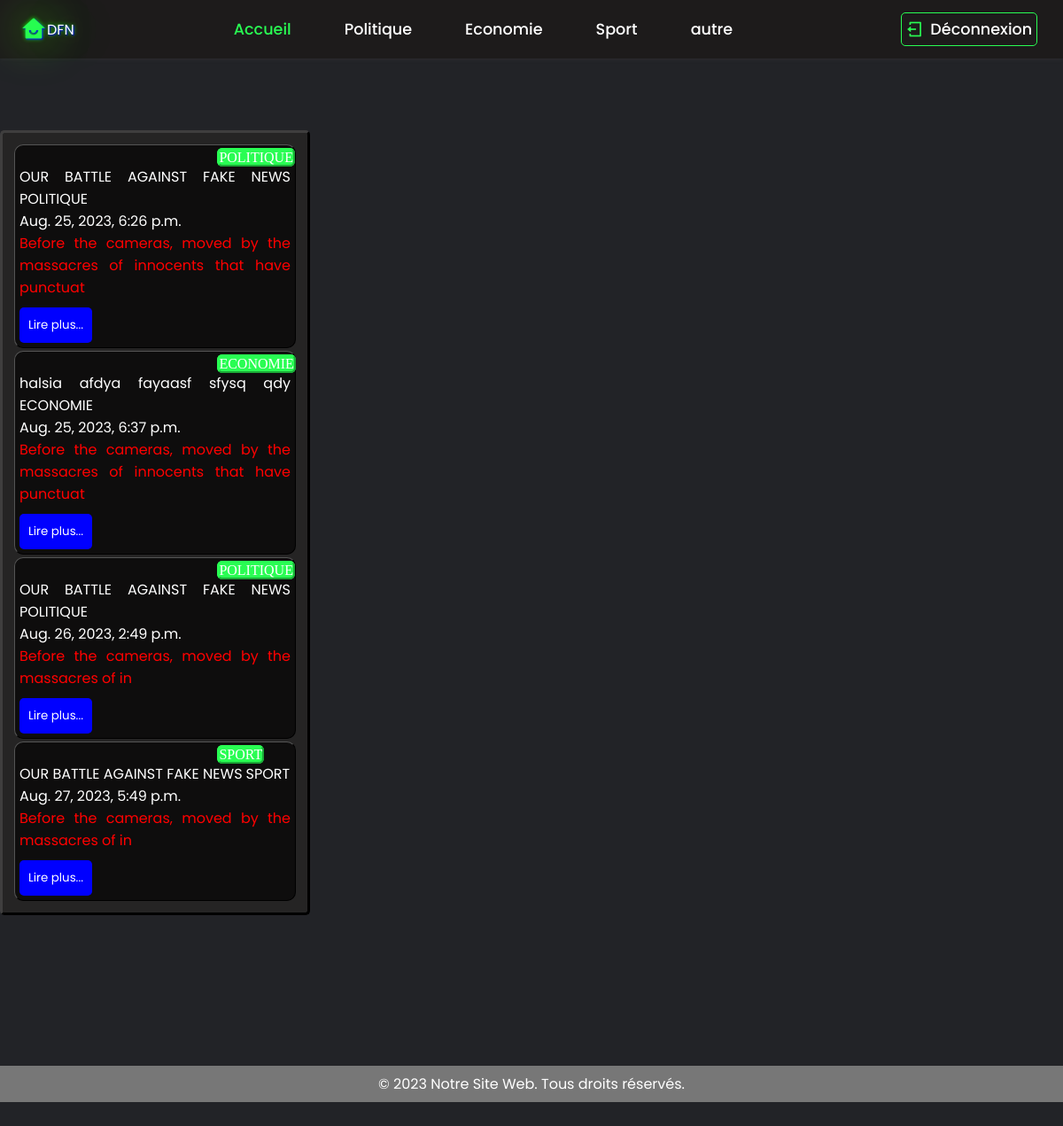
Screenshot of /hist/ with the database file from the repository.
### myapp/models.py (models this page shows, shortened)
class PredictedParagraph(models.Model):
    CATEGORY_CHOICES = (
        ('POLITIQUE', 'POLITIQUE'),
        ('ECONOMIE', 'ECONOMIE'),
        ('SPORT', 'SPORT'),
        ('AUTRE', 'AUTRE'),
    )
    text = models.TextField()
    fake_p = models.DecimalField(max_digits=9, decimal_places=4, null=True)
    true_p = models.DecimalField(max_digits=9, decimal_places=4, null=True)
    created_at = models.DateTimeField(auto_now_add=True)
    titre = models.CharField(max_length=200, default='titre')
    category = models.CharField(max_length=10, choices=CATEGORY_CHOICES, default='autre')

### myproject/views.py (the view)
# urls.py: path('hist/', views.hist_view, name='hist'),
def hist_view(request):
    predicted_paragraphs = PredictedParagraph.objects.all()
    return render(request, 'hist.html', {'predicted_paragraphs': predicted_paragraphs})

### Templates/hist.html (shortened to what this page needs)
    {% load static %}
<!DOCTYPE html>
<html lang="en">
<head>
<link rel="stylesheet" type="text/css" href="{% static 'style.css' %}">
  <link href="https://cdn.jsdelivr.net/npm/remixicon@2.5.0/fonts/remixicon.css"  rel="stylesheet">
  <link href="https://cdn.jsdelivr.net/npm/remixicon@3.4.0/fonts/remixicon.css" rel="stylesheet">
  <link rel="stylesheet" href="https://unpkg.com/boxicons@latest/css/boxicons.min.css">
</head>
<header>
    <a href="{% url 'home' %}" class="logo"><i class="ri-home-smile-fill"></i><sapn>DFN</sapn>
    </a>
    <ul class="navbar">
        <li><a href="{% url 'home' %}" class="active">Accueil</a></li>
        <li><a href="{% url 'poli' %}">Politique</a></li>
        <li><a href="{% url 'eco' %}">Economie</a></li>
        <li><a href="{% url 'sport' %}">Sport</a></li>
        <li><a href="{% url 'predict' %}">autre</a></li>
      </ul>
      <div class="main">
        <a href="{% url 'logout' %}" class="user"><i class="ri-logout-box-line"></i>Déconnexion</a>
        <div class="bx bx-menu" id="menu-icon"></div>
      </div>
  </header>
<body>
  <div class="news-list">
      <div class="news-container">
          {% for paragraph in predicted_paragraphs %}
          <div class="news-item" data-news-id="{{ paragraph.id }}">
            <span class="category" >{{ paragraph.category }}</span>
              <span class="news-title">{{ paragraph.titre }}</span>
              <span class="news-title">{{ paragraph.category }}</span>
              <br>
              <span class="news-date">{{ paragraph.created_at }}</span>
              <div class="news-preview">
                  <p>{{ paragraph.text|safe|slice:":100" }}</p>
                  <button class="read-more-button">Lire plus...</button>
              </div>
          </div>
          {% endfor %}
      </div>
  </div>
<footer>
    <p>&copy; 2023 Notre Site Web. Tous droits réservés.</p>
</footer>
</body>

### static/style.css (style rules this page uses)
* { padding:0; margin:0; box-sizing: border-box; font-family: 'Poppins', sans-serif; text-decoration: none; list-style: none; }
:root { --bg-color: #222327; --text-color:#fff; --main-color:#29fd53; }
body { height:max-content; color: var(--text-color); background-color: #222327; }
header { position:fixed; width:100%; top:0; right:0; z-index:1000; display:flex; align-items:center; justify-content: space-between; padding:28px 12%; transition:all .50s ; background-color: rgb(29, 27, 27); transition: background-color 0.3s ease; box-shadow: 0 2px 4px rgba(114, 111, 111, 0.1); }
.logo { display: flex; align-items: center; color: white; text-shadow: 1px 1px 2px rgb(0, 4, 255), 0 0 50px rgb(81, 255, 0), 0 0 5px rgb(25, 255, 4); margin-left: -8%; }
.logo i { color: var(--main-color); font-size:28px; margin-right: 1px; }
.navbar { display:flex; }
.navbar a { color:var(--text-color); font-size: 1.1rem; font-weight: 500; padding:5px 0; margin:0px 30px; transition: all .50s ease; }
.navbar a.active { color:var(--main-color); }
.main { display:flex; align-items: center; margin-right: -10%; }
.main a { margin-right:25px; margin-left:10px; color:var(--text-color); font-size: 1.1rem; font-weight: 500; transition:all .50s ease; }
.user { display: flex; align-items: center; border: 1px solid #ccc; border-radius: 5px; border-color:var(--main-color) ; padding:5px 5px 5px 5px; }
.user i { color:var(--main-color); font-size:20px; margin-right: 7px; }
#menu-icon { font-size: 35px; color:var(--text-color); cursor: pointer; z-index: 10001; display: none; }
@media (max-width:1280px ) { .logo { margin-left:0%; } }
@media (max-width:1280px ) { #menu-icon { display: block; margin-right:60px; } }
@media (max-width:1280px ) { header { padding:14px 2%; transition: .2s; } }
@media (max-width:1280px ) { .navbar a { padding:5px 0; transition:0px 20px; } }
button { display: block; width: 10%; padding: 10px; margin-top: 10px; background-color: var(--main-color); color: #fff; border: none; border-radius: 5px; cursor: pointer; }
footer { background-color: #777; padding: 8px; text-align: center; margin-top: 100%; color: white; }

### rows the page displays
PredictedParagraph: category "POLITIQUE", titre "OUR BATTLE AGAINST FAKE NEWS", created_at "Aug. 25, 2023, 6:26 p.m.", text "Before the cameras, moved by the massacres of innocents that have punctuat"
PredictedParagraph: category "ECONOMIE", titre "halsia afdya fayaasf sfysq qdy", created_at "Aug. 25, 2023, 6:37 p.m.", text "Before the cameras, moved by the massacres of innocents that have punctuat"
PredictedParagraph: category "POLITIQUE", titre "OUR BATTLE AGAINST FAKE NEWS", created_at "Aug. 26, 2023, 2:49 p.m.", text "Before the cameras, moved by the massacres of in"
PredictedParagraph: category "SPORT", titre "OUR BATTLE AGAINST FAKE NEWS", created_at "Aug. 27, 2023, 5:49 p.m.", text "Before the cameras, moved by the massacres of in"
